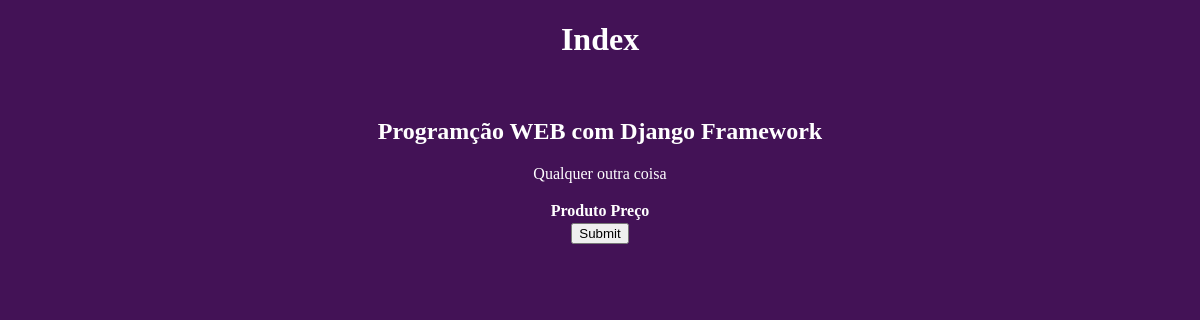
/, run on an earlier commit of the app's database.
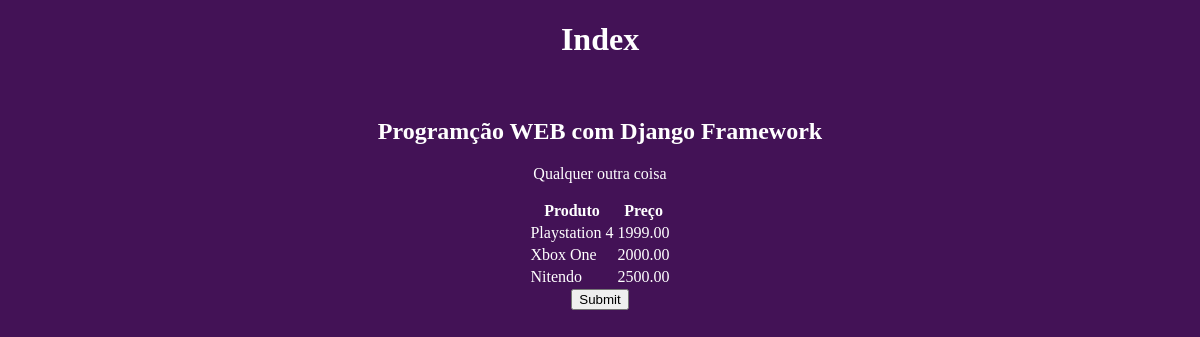
And on a later commit of the database.
### core/models.py (models this page shows, shortened)
class Produto(models.Model):
    nome = models.CharField('Nome', max_length=100)
    preco = models.DecimalField('Preço', decimal_places=2, max_digits=8)
    estoque = models.IntegerField('Quantidade em estoque')

### core/views.py (the view)
# urls.py: path('', index, name='index'),
def index(request):
    produtos = Produto.objects.all()
    context = {
        'curso': 'Programção WEB com Django Framework',
        'outro': 'Qualquer outra coisa',
        'produtos': produtos
    }
    return render(request, 'index.html', context)

### core/templates/index.html (shortened to what this page needs)
{% load static %}
<!DOCTYPE html>
<html lang="pt-br">
<head>
    <link rel="stylesheet" href="{% static 'css/estilos.css' %}"
</head>
<body>
    <center>
        <h1>Index</h1>
        <h2>{{ curso }}</h2>
        <p>{{ outro }}</p>
        <table>
            <thead>
                <tr>
                    <th>Produto</th>
                    <th>Preço</th>
                </tr>
            </thead>
            <tbody>
            {% for produto in produtos %}
                <tr>
                    <td><a href="{% url 'produto' produto.id %}">{{ produto.nome }}</a></td>
                    <td>{{ produto.preco }}</td>
                </tr>
            {% endfor %}
        </tbody>
        </table>
        <button onclick="teste();">Submit</button>
    </center>
</body>
</html>

### core/static/css/estilos.css (style rules this page uses)
body { background-color: #431256 ; color: #ffffff; }
a { text-decoration: none; color: #ffffff; }

What changed in the data, as far as the page shows it:
added Produto: nome "Playstation 4", preco "1999.00"
added Produto: nome "Xbox One", preco "2000.00"
added Produto: nome "Nitendo", preco "2500.00"
